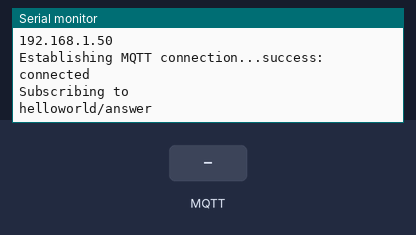
The sketch below on a simulated ESP8266 (NodeMCU). Shown: the last lines printed to the serial monitor. Inputs (shaded band) come from the test bench. WiFi joins after 1.5 s; servers stay silent unless stated; no MQTT or app messages arrive unless stated.

Above: at 2.8 s.
2.9 s: MQTT message "1" arrives on the first subscribed topic
At 3.3 s:
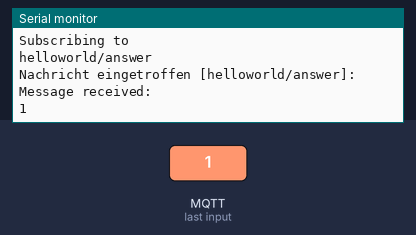
4.4 s: MQTT message "on" arrives on the first subscribed topic
At 5.6 s:
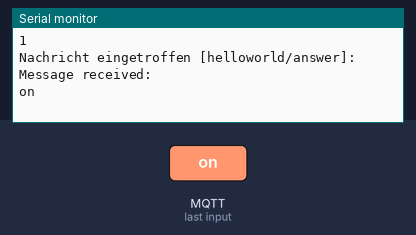
5.9 s: MQTT message "off" arrives on the first subscribed topic
At 6.9 s:
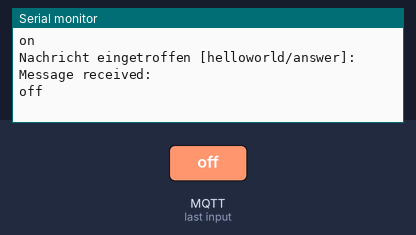

Measured:
- after the input at 2.9 s, the serial monitor: prints a new line at once (image 1)
- after the input at 4.4 s, the serial monitor: prints a new line at once (image 2)
- after the input at 5.9 s, the serial monitor: prints a new line at once (image 3)

The sketch:

IoT_HelloWorld.ino
```cpp
#include <ESP8266WiFi.h>
#include <PubSubClient.h>
#include <string.h>

// connection details
String clientId = "ESP8266-01";
const char* SSID = "IoT-Gateway";
const char* PSK = "smartproducts";
const char* MQTT_BROKER = "10.3.141.1";
const char* mqtt_user = "IoT-Gateway";
const char* mqtt_password = "smartproducts";

WiFiClient espClient;
PubSubClient client(espClient);
long last_sent_ms = millis();


// MQTT message topics
#define status_topic "helloworld/status"
#define message_topic "helloworld/message"
#define answer_topic "helloworld/answer"

void setup_wifi() {
  delay(10);
  Serial.print("Connecting to "); Serial.println(SSID);
  WiFi.begin(SSID, PSK);
  while (WiFi.status() != WL_CONNECTED) {
    delay(200);
    Serial.print(".");
  }
  Serial.println("");
  Serial.println("WiFi connected with IP address: ");
  Serial.println(WiFi.localIP());
}

void reconnect() {
  while (!client.connected()) {
    Serial.print("Establishing MQTT connection...");
    if (client.connect(clientId.c_str(), mqtt_user, mqtt_password)) {
      Serial.println("success: connected");
      client.publish(status_topic, "ESP01 alive");
      Serial.println("Subscribing to ");
      Serial.println( answer_topic );
      client.subscribe(answer_topic);
    } else {
        Serial.print("failed, rc=");
        Serial.print(client.state());
        Serial.println("... trying again in 5 seconds");
        delay(5000);
    }
  }
}

void mqtt_callback(char* topic, byte* message, unsigned int length) {
  Serial.print("Nachricht eingetroffen [");
  Serial.print(topic);
  Serial.print("]: ");
  String completeMessage;

  for (int i=0;i<length;i++) {
    completeMessage += (char)message[i];
  }
  Serial.println("Message received: ");
  Serial.println( completeMessage );
  Serial.println();
}


void setup() {
  Serial.begin( 115200 );
  setup_wifi();
  client.setServer( MQTT_BROKER, 1883 );
  client.setCallback(mqtt_callback);
}


void loop() {
  if ( !client.connected() )
  {
    reconnect();
  }
  client.loop();

  long current_ms = millis();

  if ( current_ms - last_sent_ms > 1000 )
  {
    String message = "Hello World! " + String( current_ms );
    client.publish( message_topic, message.c_str() );
    last_sent_ms = current_ms;
  }
}


/*

void mqtt_callback(char* topic, byte* message, unsigned int length) {
  Serial.print("Nachricht eingetroffen [");
  Serial.print(topic);
  Serial.print("]: ");
  String completeMessage;

  for (int i=0;i<length;i++) {
    completeMessage += (char)message[i];
  }
  Serial.println("Message received: ");
  Serial.println( completeMessage );
  Serial.println();
}


// MQTT topics für die Nachrichtenübertragung
#define status_topic "helloworld/status"
#define helloworld_topic "helloworld/message"
#define answert_topic "helloworld/answer"


  Serial.begin(115200);
  setup_wifi();
  client.setServer(MQTT_BROKER, 1883);


// loop code
  long current_ms = millis();


  */
```
